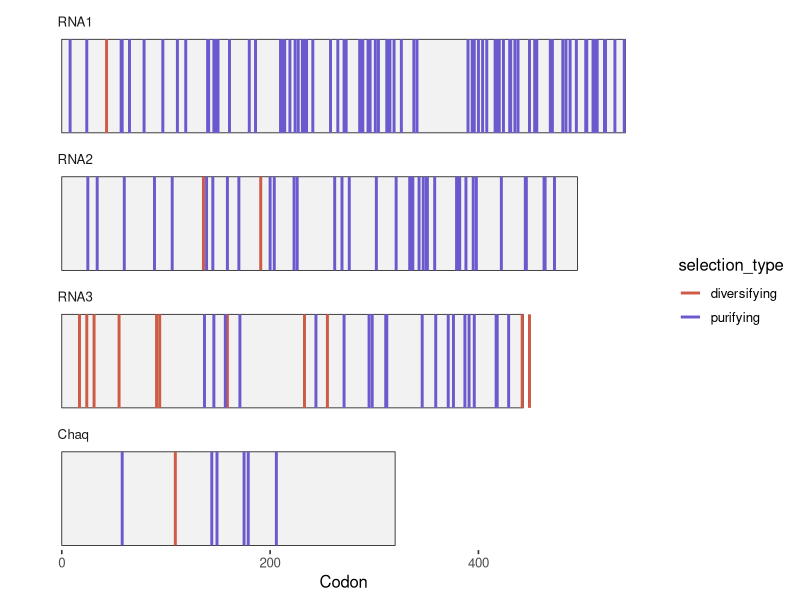
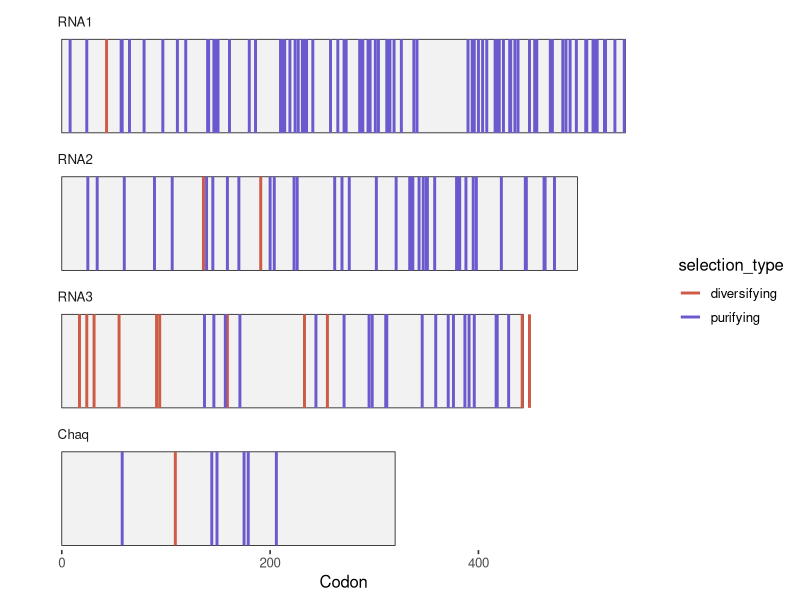

Write the R code that produced these figures, in order.
library(tidyverse)

chaq <- read.csv("analyses/trees/Chaq/Chaq_FEL.csv") %>% 
  mutate(segment = "Chaq")

RNA1 <- read.csv("analyses/trees/RNA1/RNA1_FEL.csv") %>% 
  mutate(segment = "RNA1")

RNA2 <- read.csv("analyses/trees/RNA2/RNA2_FEL.csv") %>% 
  mutate(segment = "RNA2")

RNA3_sim <- read.csv("analyses/trees/RNA3/RNA3_FEL_sim.csv") %>% 
  mutate(segment = "RNA3")

RNA3_else <- read.csv("analyses/trees/RNA3/RNA3_FEL.csv") %>% 
  mutate(segment = "RNA3")

all_invariable <- rbind(chaq, RNA1, RNA2, RNA3_else, RNA3_sim) %>% 
  filter(class == "Invariable") %>% 
  select(segment, codon, alpha, beta, alpha.beta, LRT, p.value, Total.branch.length)

write.csv(all_invariable, file = "analyses/trees/invariable_selection.csv")

all_neutral <- rbind(chaq, RNA1, RNA2, RNA3_else, RNA3_sim) %>% 
  filter(class == "Neutral") %>% 
  select(segment, codon, alpha, beta, alpha.beta, LRT, p.value, Total.branch.length)

write.csv(all_neutral, file = "analyses/trees/invariable_neutral.csv")

all_purifying <- rbind(chaq, RNA1, RNA2, RNA3_else, RNA3_sim) %>% 
  filter(class == "Purifying") %>% 
  select(segment, codon, alpha, beta, alpha.beta, LRT, p.value, Total.branch.length)

write.csv(all_purifying, file = "analyses/trees/purifying_selection.csv")

all_diversifying <- rbind(chaq, RNA1, RNA2, RNA3_else, RNA3_sim) %>% 
  filter(class == "Diversifying") %>% 
  select(segment, codon, alpha, beta, alpha.beta, LRT, p.value, Total.branch.length)

write.csv(all_diversifying, file = "analyses/trees/diversifying_selection.csv")

significant_diversifying <- filter(all_diversifying, p.value < 0.05)
significant_purifying    <- filter(all_purifying,    p.value < 0.05)

significant_diversifying$selection_type <- "diversifying"
significant_purifying$selection_type    <- "purifying"

all_significant <- rbind(significant_diversifying, significant_purifying)

# how long are coding sequence?
# these #s based on FoCo17 sequences, MT742160 - MT742163

# *!*!*!*!*!*!*!*!*!*!*!*!*!*!*!*!*!*!*!*!*!*!*!*!*!*!*!*!*!*!*!*!*!*!*!*!*!*!*!*!*!*!*!*!
# NOTE!  The codons in the table above extend beyond these apparent sizes.  Need to check!
# *!*!*!*!*!*!*!*!*!*!*!*!*!*!*!*!*!*!*!*!*!*!*!*!*!*!*!*!*!*!*!*!*!*!*!*!*!*!*!*!*!*!*!*!

RNA1_codons <- 541
RNA2_codons <- 495
RNA3_codons <- 443
Chaq_codons <- 320

codon_lengths <- tibble(
  segment    = c("RNA1",     "RNA2",       "RNA3",      "Chaq"),
  num_codons = c(RNA1_codons, RNA2_codons, RNA3_codons, Chaq_codons)
)

# reorder for plotting: chaq last
all_significant$segment <- fct_relevel(all_significant$segment, "Chaq", after=3)
codon_lengths$segment <- fct_relevel(codon_lengths$segment, "Chaq", after=3)

ggplot(all_significant) +
  geom_rect(data=codon_lengths, 
            aes(xmin = 0, xmax = num_codons, ymin=0, ymax=1),
            linewidth=0.25, color="black", fill="grey95") +
  geom_segment(data=all_significant, 
               aes(x=codon, xend=codon, y=0, yend=1, color=selection_type),
               linewidth=1) +
  facet_wrap(~segment, ncol = 1) + 
  theme_bw(base_size = 12) +
  theme(axis.text.y=element_blank(), 
        axis.ticks.y=element_blank(),
        strip.text = element_text(hjust=0.03),
        strip.background = element_blank(),
        panel.grid = element_blank(),
        panel.border = element_blank()) +
  scale_color_manual(values=c("coral3", "slateblue")) + 
  xlab("Codon") +
  ylab("")

ggsave("analyses/plots/Fig_X_sites_under_selection.pdf", width=7.5, height=6, units="in")
